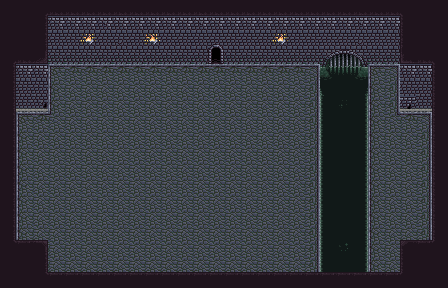

Below is a game level as drawn by its tile map, then a one-line description and the .tmx file that defines it, in full:
An orthogonal 28x18 tile map with 16x16 px tiles, 5 tile layers (Tile - Background, Tile - Floor, Tile - Border, Tile - Sewer, ...) and 13 objects (NicodranasPort).

<map version="1.4" tiledversion="1.4.2" orientation="orthogonal" renderorder="right-down" width="28" height="18" tilewidth="16" tileheight="16" infinite="0" nextlayerid="10" nextobjectid="34">
 <tileset firstgid="1" source="Sewer.tsx" />
 <layer id="1" name="Tile - Background" width="28" height="18">
  <data encoding="csv">
28,28,28,28,28,28,28,28,28,28,28,28,28,28,28,28,28,28,28,28,28,28,28,28,28,28,28,28,
28,28,28,28,28,28,28,28,28,28,28,28,28,28,28,28,28,28,28,28,28,28,28,28,28,28,28,28,
28,28,28,28,28,28,28,28,28,28,28,28,28,28,28,28,28,28,28,28,28,28,28,28,28,28,28,28,
28,28,28,28,28,28,28,28,28,28,28,28,28,28,28,28,28,28,28,28,28,28,28,28,28,28,28,28,
28,28,28,28,28,28,28,28,28,28,28,28,28,28,28,28,28,28,28,28,28,28,28,28,28,28,28,28,
28,28,28,28,28,28,28,28,28,28,28,28,28,28,28,28,28,28,28,28,28,28,28,28,28,28,28,28,
28,28,28,28,28,28,28,28,28,28,28,28,28,28,28,28,28,28,28,28,28,28,28,28,28,28,28,28,
28,28,28,28,28,28,28,28,28,28,28,28,28,28,28,28,28,28,28,28,28,28,28,28,28,28,28,28,
28,28,28,28,28,28,28,28,28,28,28,28,28,28,28,28,28,28,28,28,28,28,28,28,28,28,28,28,
28,28,28,28,28,28,28,28,28,28,28,28,28,28,28,28,28,28,28,28,28,28,28,28,28,28,28,28,
28,28,28,28,28,28,28,28,28,28,28,28,28,28,28,28,28,28,28,28,28,28,28,28,28,28,28,28,
28,28,28,28,28,28,28,28,28,28,28,28,28,28,28,28,28,28,28,28,28,28,28,28,28,28,28,28,
28,28,28,28,28,28,28,28,28,28,28,28,28,28,28,28,28,28,28,28,28,28,28,28,28,28,28,28,
28,28,28,28,28,28,28,28,28,28,28,28,28,28,28,28,28,28,28,28,28,28,28,28,28,28,28,28,
28,28,28,28,28,28,28,28,28,28,28,28,28,28,28,28,28,28,28,28,28,28,28,28,28,28,28,28,
28,28,28,28,28,28,28,28,28,28,28,28,28,28,28,28,28,28,28,28,28,28,28,28,28,28,28,28,
28,28,28,28,28,28,28,28,28,28,28,28,28,28,28,28,28,28,28,28,28,28,28,28,28,28,28,28,
28,28,28,28,28,28,28,28,28,28,28,28,28,28,28,28,28,28,28,28,28,28,28,28,28,28,28,28
</data>
 </layer>
 <layer id="2" name="Tile - Floor" width="28" height="18">
  <data encoding="csv">
0,0,0,0,0,0,0,0,0,0,0,0,0,0,0,0,0,0,0,0,0,0,0,0,0,0,0,0,
0,0,59,59,59,59,59,59,59,59,59,59,59,59,59,59,59,59,59,59,59,59,59,59,59,59,0,0,
0,0,59,59,59,59,59,59,59,59,59,59,59,59,59,59,59,59,59,59,59,59,59,59,59,59,0,0,
0,59,59,59,59,59,59,59,59,59,59,59,59,59,59,59,59,59,59,59,59,59,59,59,59,59,59,0,
0,59,59,1,2,2,2,2,2,2,2,2,2,2,2,2,2,2,2,2,2,2,2,2,3,59,59,0,
0,59,59,17,59,59,59,59,59,59,59,59,59,59,59,59,59,59,59,59,59,59,59,59,19,59,59,0,
0,59,59,17,59,59,59,59,59,59,59,59,59,59,59,59,59,59,59,59,59,59,59,59,19,59,59,0,
0,1,2,21,59,59,59,59,59,59,59,59,59,59,59,59,59,59,59,59,59,59,59,59,20,2,3,0,
0,17,59,59,59,59,59,59,59,59,59,59,59,59,59,59,59,59,59,59,59,59,59,59,59,59,19,0,
0,17,59,59,59,59,59,59,59,59,59,59,59,59,59,59,59,59,59,59,59,59,59,59,59,59,19,0,
0,17,59,59,59,59,59,59,59,59,59,59,59,59,59,59,59,59,59,59,59,59,59,59,59,59,19,0,
0,17,59,59,59,59,59,59,59,59,59,59,59,59,59,59,59,59,59,59,59,59,59,59,59,59,19,0,
0,17,59,59,59,59,59,59,59,59,59,59,59,59,59,59,59,59,59,59,59,59,59,59,59,59,19,0,
0,17,59,59,59,59,59,59,59,59,59,59,59,59,59,59,59,59,59,59,59,59,59,59,59,59,19,0,
0,17,59,59,59,59,59,59,59,59,59,59,59,59,59,59,59,59,59,59,59,59,59,59,59,59,19,0,
0,59,59,59,59,59,59,59,59,59,59,59,59,59,59,59,59,59,59,59,59,59,59,59,59,59,59,0,
0,0,59,59,59,59,59,59,59,59,59,59,59,59,59,59,59,59,59,59,59,59,59,59,59,59,0,0,
0,0,0,0,0,0,0,0,0,0,0,0,0,0,0,0,0,0,0,0,0,0,0,0,0,0,0,0
</data>
 </layer>
 <layer id="3" name="Tile - Border" width="28" height="18">
  <data encoding="csv">
0,0,14,44,44,44,44,44,44,44,44,44,44,44,44,44,44,44,44,44,44,44,44,44,44,15,0,0,
0,0,29,50,50,50,57,50,50,50,50,50,57,50,50,50,50,50,50,50,50,50,57,50,50,27,0,0,
0,0,29,51,51,51,51,58,51,51,51,51,51,51,51,51,51,51,51,51,51,51,58,51,51,27,0,0,
14,44,45,97,97,97,97,97,97,97,97,97,97,97,97,97,97,97,97,97,67,67,67,97,97,43,44,15,
29,50,50,0,0,0,0,0,0,0,0,0,0,0,0,0,0,0,0,0,0,0,0,0,0,50,50,27,
29,51,51,0,0,0,0,0,0,0,0,0,0,0,0,0,0,0,0,0,0,0,0,0,0,51,51,27,
29,67,67,0,0,0,0,0,0,0,0,0,0,0,0,0,0,0,0,0,0,0,0,0,0,67,67,27,
29,0,0,0,0,0,0,0,0,0,0,0,0,0,0,0,0,0,0,0,0,0,0,0,0,0,0,27,
29,0,0,0,0,0,0,0,0,0,0,0,0,0,0,0,0,0,0,0,0,0,0,0,0,0,0,27,
29,0,0,0,0,0,0,0,0,0,0,0,0,0,0,0,0,0,0,0,0,0,0,0,0,0,0,27,
29,0,0,0,0,0,0,0,0,0,0,0,0,0,0,0,0,0,0,0,0,0,0,0,0,0,0,27,
29,0,0,0,0,0,0,0,0,0,0,0,0,0,0,0,0,0,0,0,0,0,0,0,0,0,0,27,
29,0,0,0,0,0,0,0,0,0,0,0,0,0,0,0,0,0,0,0,0,0,0,0,0,0,0,27,
29,0,0,0,0,0,0,0,0,0,0,0,0,0,0,0,0,0,0,0,0,0,0,0,0,0,0,27,
29,0,0,0,0,0,0,0,0,0,0,0,0,0,0,0,0,0,0,0,0,0,0,0,0,0,0,27,
30,12,13,0,0,0,0,0,0,0,0,0,0,0,0,0,0,0,0,0,0,0,0,0,0,11,12,31,
0,0,29,0,0,0,0,0,0,0,0,0,0,0,0,0,0,0,0,0,0,0,0,0,0,27,0,0,
0,0,30,12,12,12,12,12,12,12,12,12,12,12,12,12,12,12,12,12,12,12,12,12,12,31,0,0
</data>
 </layer>
 <objectgroup id="8" name="Wall">
  <object id="1" x="48" y="18.5" width="158" height="47" />
  <object id="2" x="226" y="13" width="174.5" height="51.5" />
  <object id="3" x="399" y="65.5" width="38.5" height="47.5" />
  <object id="4" x="430.5" y="115.5" width="17" height="126.5" />
  <object id="5" x="400" y="239.5" width="37.5" height="35" />
  <object id="6" x="38.5" y="269.5" width="362" height="16.5" />
  <object id="7" x="13.5" y="240.5" width="33.5" height="30" />
  <object id="8" x="2.5" y="84" width="13" height="153.5" />
  <object id="24" x="8.5" y="50" width="40.5" height="62.5" />
  <object id="25" x="315" y="65" width="57" height="112.5" />
  <object id="29" x="315.5" y="65.5" width="56" height="93" />
  <object id="31" x="315" y="192.5" width="58.5" height="84.5" />
 </objectgroup>
 <objectgroup id="9" name="Portal">
  <object id="33" name="NicodranasPort" x="204.5" y="33.5" width="20" height="24.5" />
 </objectgroup>
 <layer id="4" name="Tile - Sewer" width="28" height="18">
  <data encoding="csv">
0,0,0,0,0,0,0,0,0,0,0,0,0,0,0,0,0,0,0,0,0,0,0,0,0,0,0,0,
0,0,0,0,0,0,0,0,0,0,0,0,0,0,0,0,0,0,0,0,0,0,0,0,0,0,0,0,
0,0,0,0,0,0,0,0,0,0,0,0,0,0,0,0,0,0,0,0,0,0,0,0,0,0,0,0,
0,0,0,0,0,0,0,0,0,0,0,0,0,0,0,0,0,0,0,0,92,93,94,0,0,0,0,0,
0,0,0,0,0,0,0,0,0,0,0,0,0,0,0,0,0,0,0,3,108,109,110,1,0,0,0,0,
0,0,0,0,0,0,0,0,0,0,0,0,0,0,0,0,0,0,0,19,91,138,90,17,0,0,0,0,
0,0,0,0,0,0,0,0,0,0,0,0,0,0,0,0,0,0,0,19,120,124,121,17,0,0,0,0,
0,0,0,0,0,0,0,0,0,0,0,0,0,0,0,0,0,0,0,19,120,138,121,17,0,0,0,0,
0,0,0,0,0,0,0,0,0,0,0,0,0,0,0,0,0,0,0,19,120,138,121,17,0,0,0,0,
0,0,0,0,0,0,0,0,0,0,0,0,0,0,0,0,0,0,0,19,120,138,121,17,0,0,0,0,
0,0,0,0,0,0,0,0,0,0,0,0,0,0,0,0,0,0,0,19,120,138,121,17,0,0,0,0,
0,0,0,0,0,0,0,0,0,0,0,0,0,0,0,0,0,0,0,19,120,138,121,17,0,0,0,0,
0,0,0,0,0,0,0,0,0,0,0,0,0,0,0,0,0,0,0,19,120,138,121,17,0,0,0,0,
0,0,0,0,0,0,0,0,0,0,0,0,0,0,0,0,0,0,0,19,120,138,121,17,0,0,0,0,
0,0,0,0,0,0,0,0,0,0,0,0,0,0,0,0,0,0,0,19,120,138,121,17,0,0,0,0,
0,0,0,0,0,0,0,0,0,0,0,0,0,0,0,0,0,0,0,19,120,126,121,17,0,0,0,0,
0,0,0,0,0,0,0,0,0,0,0,0,0,0,0,0,0,0,0,19,120,138,121,17,0,0,0,0,
0,0,0,0,0,0,0,0,0,0,0,0,0,0,0,0,0,0,0,0,0,0,0,0,0,0,0,0
</data>
 </layer>
 <layer id="7" name="Tile - Decoration" width="28" height="18">
  <data encoding="csv">
0,0,0,0,0,0,0,0,0,0,0,0,0,0,0,0,0,0,0,0,0,0,0,0,0,0,0,0,
0,0,0,0,0,0,0,0,0,0,0,0,0,0,0,0,0,0,0,0,0,0,0,0,0,0,0,0,
0,0,0,0,0,69,0,0,0,70,0,0,0,8,0,0,0,69,0,0,0,0,0,0,0,0,0,0,
0,0,0,0,0,0,0,0,0,0,0,0,0,24,0,0,0,0,0,0,0,0,0,0,0,0,0,0,
0,0,0,0,0,0,0,0,0,0,0,0,0,0,0,0,0,0,0,0,0,0,0,0,0,0,0,0,
0,0,0,0,0,0,0,0,0,0,0,0,0,0,0,0,0,0,0,0,0,0,0,0,0,0,0,0,
0,0,74,0,0,0,0,0,0,0,0,0,0,0,0,0,0,0,0,0,0,0,0,0,0,72,0,0,
0,0,0,0,0,0,0,0,0,0,0,0,0,0,0,0,0,0,0,0,0,0,0,0,0,0,0,0,
0,0,0,0,0,0,0,0,0,0,0,0,0,0,0,0,0,0,0,0,0,0,0,0,0,0,0,0,
0,0,0,0,0,0,0,0,0,0,0,0,0,0,0,0,0,0,0,0,0,0,0,0,0,0,0,0,
0,0,0,0,0,0,0,0,0,0,0,0,0,0,0,0,0,0,0,0,0,0,0,0,0,0,0,0,
0,0,0,0,0,0,0,0,0,0,0,0,0,0,0,0,0,0,0,0,0,0,0,0,0,0,0,0,
0,0,0,0,0,0,0,0,0,0,0,0,0,0,0,0,0,0,0,0,0,0,0,0,0,0,0,0,
0,0,0,0,0,0,0,0,0,0,0,0,0,0,0,0,0,0,0,0,0,0,0,0,0,0,0,0,
0,0,0,0,0,0,0,0,0,0,0,0,0,0,0,0,0,0,0,0,0,0,0,0,0,0,0,0,
0,0,0,0,0,0,0,0,0,0,0,0,0,0,0,0,0,0,0,0,0,0,0,0,0,0,0,0,
0,0,0,0,0,0,0,0,0,0,0,0,0,0,0,0,0,0,0,0,0,0,0,0,0,0,0,0,
0,0,0,0,0,0,0,0,0,0,0,0,0,0,0,0,0,0,0,0,0,0,0,0,0,0,0,0
</data>
 </layer>
</map>
